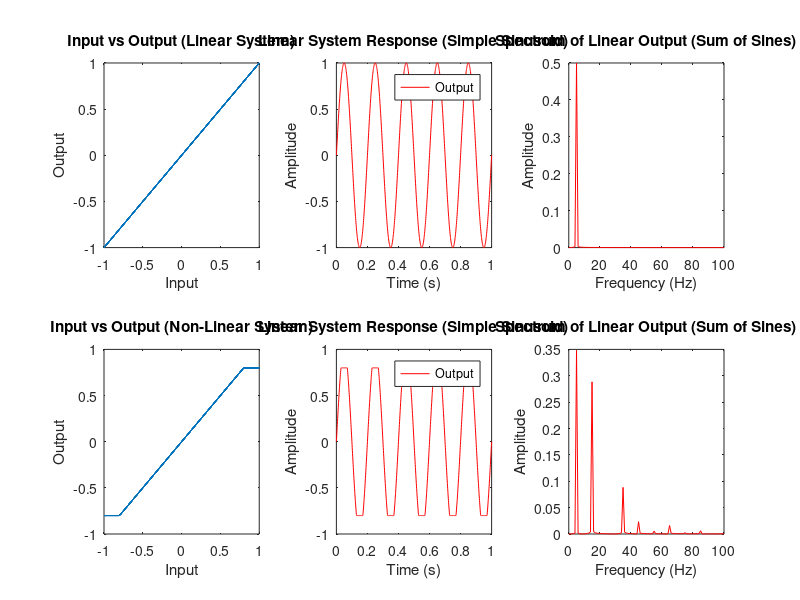

Here is the MATLAB script that generated this plot: (Note: this script raises an error after producing the figure.)
% Parameters
fs = 1000;            % Sampling frequency (Hz)
t = 0:1/fs:1;         % Time vector (1 second duration)
f1 = 5;               % Frequency of the first sinusoid (Hz)
f2 = 15;              % Frequency of the second sinusoid (Hz)
A = 1;                % Amplitude of the sinusoid
clip_level = 0.8;     % Clipping level for non-linear system

% Input Signals
x1 = A * sin(2*pi*f1*t);                   % Simple sinusoid
x2 = A * (sin(2*pi*f1*t) + sin(2*pi*f2*t)); % Sum of sines

% Linear System (Output = Input)
y1_linear = x1;
y2_linear = x2;

% Non-linear System with Clipping
y1_nonlinear = min(max(x1, -clip_level), clip_level);  % Clipping the sinusoid
y2_nonlinear = min(max(x2, -clip_level), clip_level);  % Clipping the sum of sines

% Compute the Fourier Transform (spectrum)
N = length(t);  % Number of samples
f = (0:N-1)*(fs/N);  % Frequency vector

X1 = abs(fft(x1)/N);  % Spectrum of input x1
X2 = abs(fft(x2)/N);  % Spectrum of input x2
Y1_linear = abs(fft(y1_linear)/N);  % Spectrum of linear output y1
Y2_linear = abs(fft(y2_linear)/N);  % Spectrum of linear output y2
Y1_nonlinear = abs(fft(y1_nonlinear)/N);  % Spectrum of non-linear output y1
Y2_nonlinear = abs(fft(y2_nonlinear)/N);  % Spectrum of non-linear output y2

% Plotting
figure;

% Plot Linear System Responses
subplot(2,3,1);
plot(x1, y1_linear);
title('Input vs Output (Linear System)');
xlabel('Input');
ylabel('Output');
ylim([-1 1]);

subplot(2,3,2);
plot(t, y1_linear, 'r');
title('Linear System Response (Simple Sinusoid)');
xlabel('Time (s)');
ylabel('Amplitude');
legend('Output');
ylim([-1 1]);

subplot(2,3,3);
plot(f, Y1_linear, 'r');
title('Spectrum of Linear Output (Sum of Sines)');
xlabel('Frequency (Hz)');
ylabel('Amplitude');
xlim([0 100]);

% Plot Linear System Responses
subplot(2,3,4);
plot(x1, y1_nonlinear);
title('Input vs Output (Non-Linear System)');
xlabel('Input');
ylabel('Output');
ylim([-1 1]);

subplot(2,3,5);
plot(t, y1_nonlinear, 'r');
title('Linear System Response (Simple Sinusoid)');
xlabel('Time (s)');
ylabel('Amplitude');
legend('Output');
ylim([-1 1]);

subplot(2,3,6);
plot(f, Y2_nonlinear, 'r');
title('Spectrum of Linear Output (Sum of Sines)');
xlabel('Frequency (Hz)');
ylabel('Amplitude');
xlim([0 100]);

% Adjust layout for better visualization
sgtitle('I/O Functions, Input vs Output, and Spectrum for Linear and Non-linear Systems');
